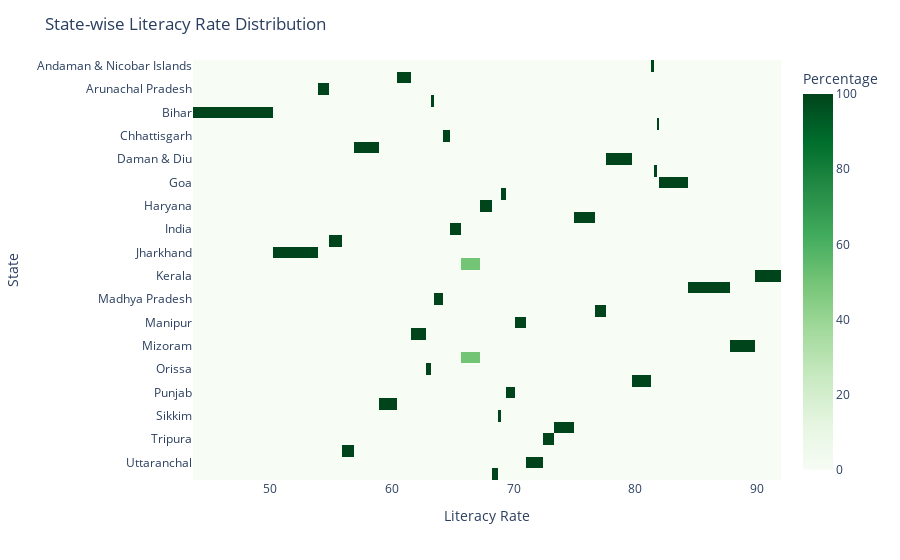

Notebook cell for this chart:
### Markdown cell above
## **<span style="color:#a300cc;">🔁 We see the State wise Literacy Rate</span>**

### Code cell
crosstab_data = pd.crosstab(df["State"], df["Literacy Rate"], normalize='columns') * 100
fig = px.imshow(crosstab_data,
                labels=dict(x="Literacy Rate", y="State", color="Percentage"),
                x=crosstab_data.columns,
                y=crosstab_data.index,
                color_continuous_scale="greens")

fig.update_layout(title="State-wise Literacy Rate Distribution")
fig.show()

### Figure 1 — Plotly figure (JSON) as saved in the notebook; plotly's stock layout.template omitted (floating-point values rounded to 4 significant figures; data arrays with more than 128 entries replaced by an {"elided": "..."} marker saying what was removed)
{"data": [{"coloraxis": "coloraxis", "hovertemplate": "Literacy Rate: %{x}<br>State: %{y}<br>Percentage: %{z}<extra></extra>", "name": "0", "type": "heatmap", "x": [47.0, 53.6, 54.3, 55.5, 56.3, 57.6, 60.4, 60.5, 62.6, 63.1, 63.3, 63.7, 64.7, 64.8, 66.6, 67.9, 68.6, 68.8, 69.1, 69.7, 70.5, 71.6, 73.2, 73.5, 76.5, 76.9, 78.2, 81.2, 81.3, 81.7, 81.9, 82.0, 86.7, 88.8, 90.9], "xaxis": "x", "y": ["Andaman & Nicobar Islands", "Andhra Padesh", "Arunachal Pradesh", "Assam", "Bihar", "Chandigarh", "Chhattisgarh", "Dadra & Nagar Haveli", "Daman & Diu", "Delhi", "Goa", "Gujarat", "Haryana", "Himachal Pradesh", "India", "Jammu & Kashmir", "Jharkhand", "Karnataka", "Kerala", "Lakshadweep", "Madhya Pradesh", "Maharashtra", "Manipur", "Meghalaya", "Mizoram", "Nagaland", "Orissa", "Pondicherry", "Punjab", "Rajasthan", "Sikkim", "Tamil Nadu", "Tripura", "Uttar Pradesh", "Uttaranchal", "West Bengal"], "yaxis": "y", "z": {"elided": "36x35 float values"}}], "layout": {"coloraxis": {"colorbar": {"title": {"text": "Percentage"}}, "colorscale": [[0, "rgb(247,252,245)"], [0.125, "rgb(229,245,224)"], [0.25, "rgb(199,233,192)"], [0.375, "rgb(161,217,155)"], [0.5, "rgb(116,196,118)"], [0.625, "rgb(65,171,93)"], [0.75, "rgb(35,139,69)"], [0.875, "rgb(0,109,44)"], [1, "rgb(0,68,27)"]]}, "margin": {"t": 60}, "title": {"text": "State-wise Literacy Rate Distribution"}, "xaxis": {"anchor": "y", "constrain": "domain", "domain": [0, 1], "scaleanchor": "y", "title": {"text": "Literacy Rate"}}, "yaxis": {"anchor": "x", "autorange": "reversed", "constrain": "domain", "domain": [0, 1], "title": {"text": "State"}}}}
